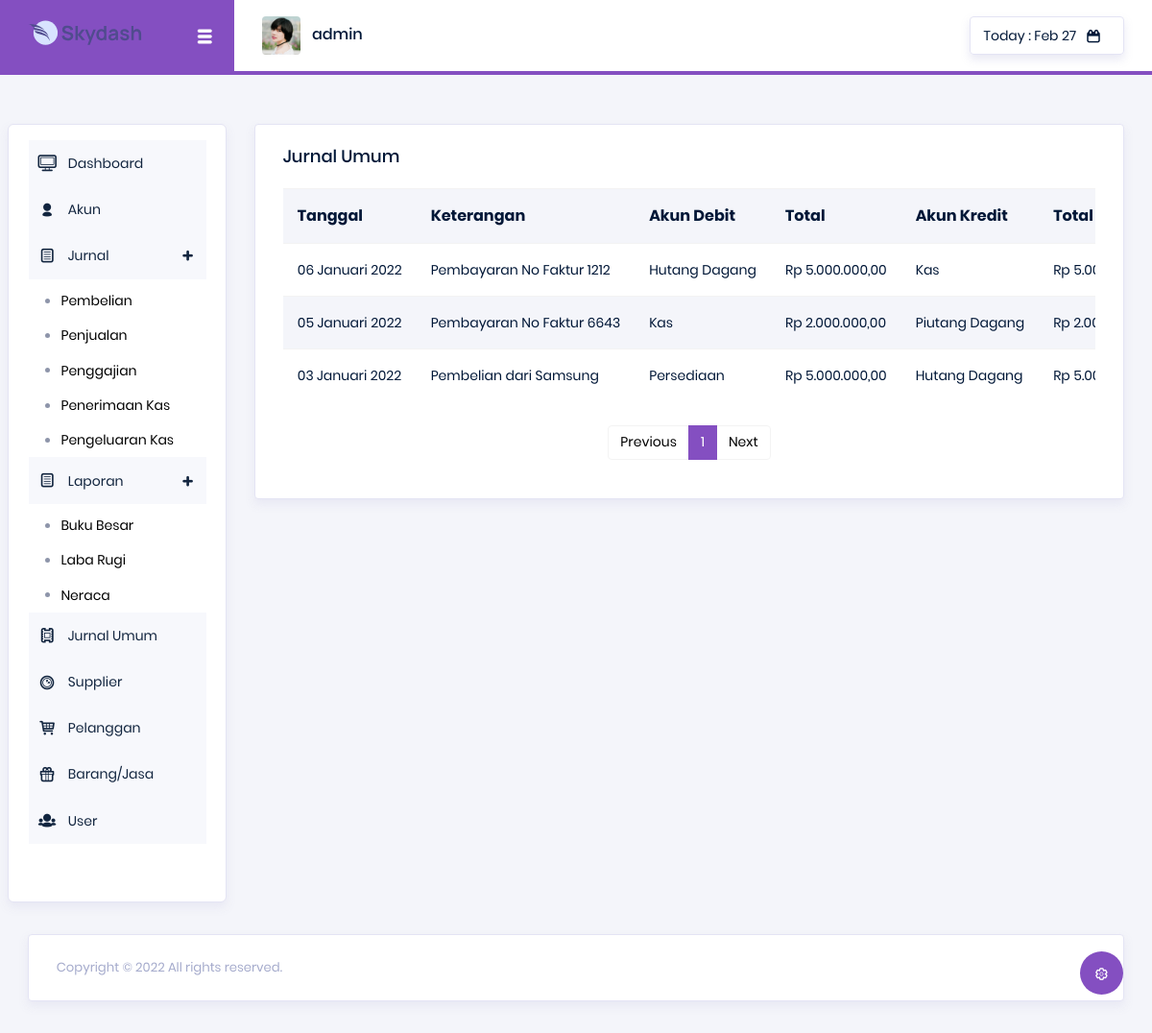
The page /index.php?menu=jurnalumum (signed in) on the database as committed earlier.
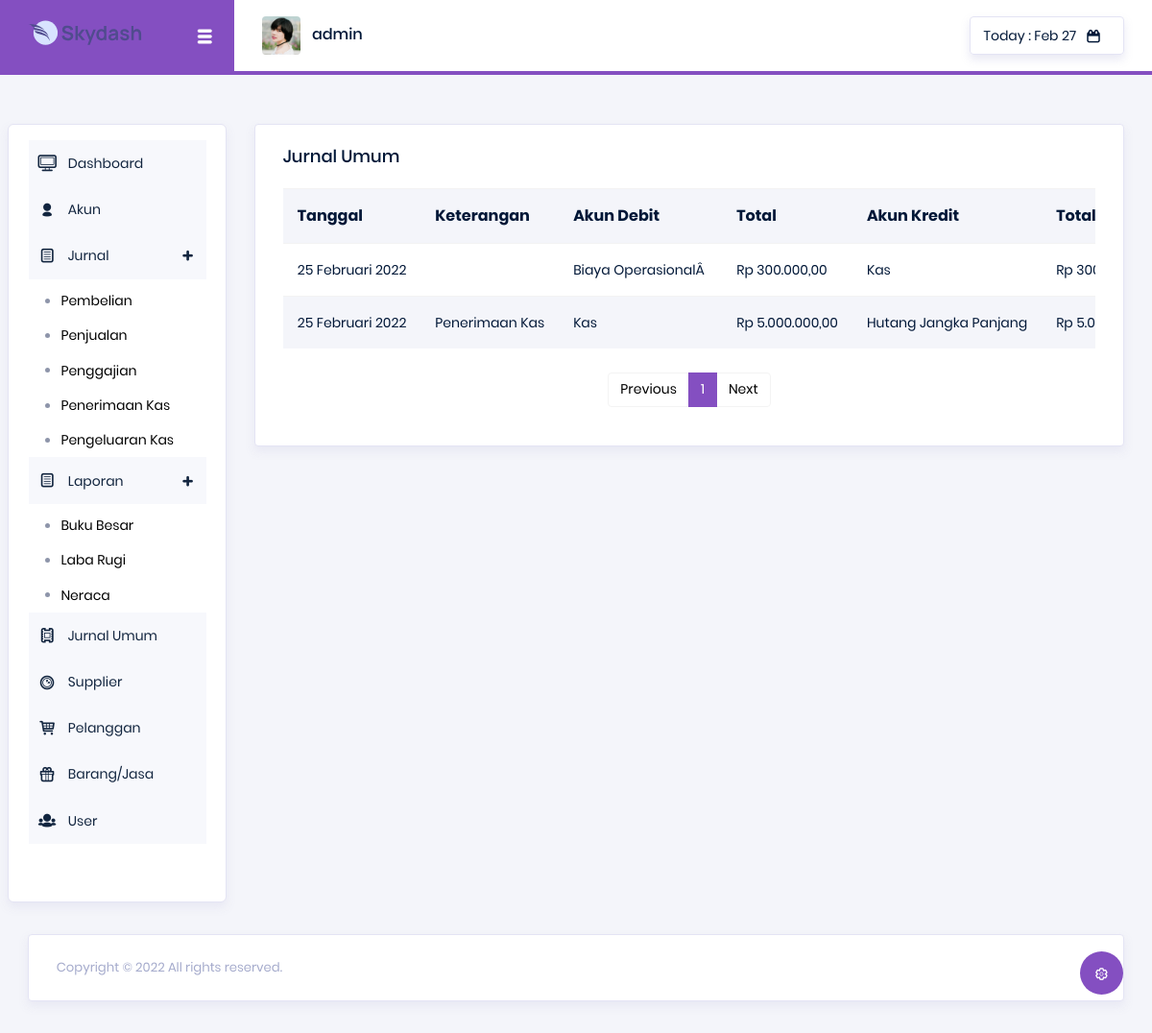
The same page on the database as committed later.
### tables this page shows
CREATE TABLE `jurnalumum` (
  `id` int NOT NULL,
  `kode_jurnal` varchar(10) NOT NULL,
  `tgl_pembelian` date NOT NULL,
  `jurnal` varchar(100) NOT NULL,
  `no_akun` int NOT NULL,
  `akun_debit` varchar(100) NOT NULL,
  `total_debit` int NOT NULL,
  `no_kredit` int NOT NULL,
  `akun_kredit` varchar(100) NOT NULL,
  `total_kredit` int NOT NULL,
  `keterangan` text NOT NULL
);

### config/fungsi.php (called while the page is built)
<?php
function tgl_indo($tanggal){
	$bulan = array (
		1 =>   'Januari',
		'Februari',
		'Maret',
		'April',
		'Mei',
		'Juni',
		'Juli',
		'Agustus',
		'September',
		'Oktober',
		'November',
		'Desember'
	);
	$pecahkan = explode('-', $tanggal);
	return $pecahkan[2] . ' ' . $bulan[ (int)$pecahkan[1] ] . ' ' . $pecahkan[0];
}

### pages/jurnalumum.php (the view, shortened to what the changed rows need)
<div class="main-panel">
    <div class="content-wrapper">
        <div class="row">
            <div class="col-lg-12 grid-margin stretch-card">
                <div class="card">
                    <div class="card-body">
                        <div class="table-responsive">
                            <table class="table table-striped">
                                <tr>
                                    <th>Tanggal</th>
                                    <th>Keterangan</th>
                                    <th>Akun Debit</th>
                                    <th>Total</th>
                                    <th>Akun Kredit</th>
                                    <th>Total</th>
                                </tr>
                                <?php
                                $page = (isset($_GET['page']))? (int) $_GET['page'] : 1;
                                $limit = 10;
                                $limitStart = ($page - 1) * $limit;
                                $sql = mysqli_query($koneksi, "SELECT * FROM jurnalumum ORDER BY tgl_pembelian DESC LIMIT $limitStart, $limit") or die(mysqli_error());
                                while ($data = mysqli_fetch_array($sql)){
                                    $total_debit = "Rp " . number_format($data["total_debit"],2,',','.');
                                    $total_kredit = "Rp " . number_format($data["total_kredit"],2,',','.');
                                    echo"
                                        <tr>
                                            <td>".tgl_indo($data['tgl_pembelian'])."</td>
                                            <td>$data[keterangan]</td>
                                            <td>$data[akun_debit]</td>
                                            <td>$total_debit</td>
                                            <td>$data[akun_kredit]</td>
                                            <td>$total_kredit</td>
                                    </tr>";
                                };
                                ?>
                            </table>
                            <br>
                            <nav>
                                <ul class="pagination justify-content-center">
                                    <?php
                                    $SqlQuery = mysqli_query($koneksi, "SELECT * FROM jurnalumum");
                                    $JumlahData = mysqli_num_rows($SqlQuery);
                                    $jumlahPage = ceil($JumlahData / $limit);
                                    $jumlahNumber = 1;
                                    $startNumber = ($page > $jumlahNumber)? $page - $jumlahNumber : 1;
                                    $endNumber = ($page < ($jumlahPage - $jumlahNumber))? $page + $jumlahNumber : $jumlahPage;
                                    for($i = $startNumber; $i <= $endNumber; $i++){
                                    $linkActive = ($page == $i)? ' class="page-item active"' : ' class="page-item"';
                                    ?>
                                    <li <?php echo $linkActive; ?>><a class="page-link" href="index.php?menu=jurnalumum&page=<?php echo $i; ?>"><?php echo $i; ?></a></li>
                                    <?php
                                    }
                                    ?>
                                </ul>
                            </nav>
                        </div></div>
                    </div>
                </div>
            </div>
        </div>
    </div>
</div>

Rows that differ between the two databases and show on the page:
removed jurnalumum: tgl_pembelian "06 Januari 2022", keterangan "Pembayaran No Faktur 1212", akun_debit "Hutang Dagang", total_debit "Rp 5.000.000,00", akun_kredit "Kas", total_kredit "Rp…"
removed jurnalumum: tgl_pembelian "05 Januari 2022", keterangan "Pembayaran No Faktur 6643", akun_debit "Kas", total_debit "Rp 2.000.000,00", akun_kredit "Piutang Dagang", total_kredit "Rp…"
removed jurnalumum: tgl_pembelian "03 Januari 2022", keterangan "Pembelian dari Samsung", akun_debit "Persediaan", total_debit "Rp 5.000.000,00", akun_kredit "Hutang Dagang", total_kredit "Rp…"
added jurnalumum: tgl_pembelian "25 Februari 2022", akun_debit "Biaya OperasionalÂ", total_debit "Rp 300.000,00", akun_kredit "Kas", total_kredit "Rp…"
added jurnalumum: tgl_pembelian "25 Februari 2022", keterangan "Penerimaan Kas", akun_debit "Kas", total_debit "Rp 5.000.000,00", akun_kredit "Hutang Jangka Panjang", total_kredit "Rp…"
